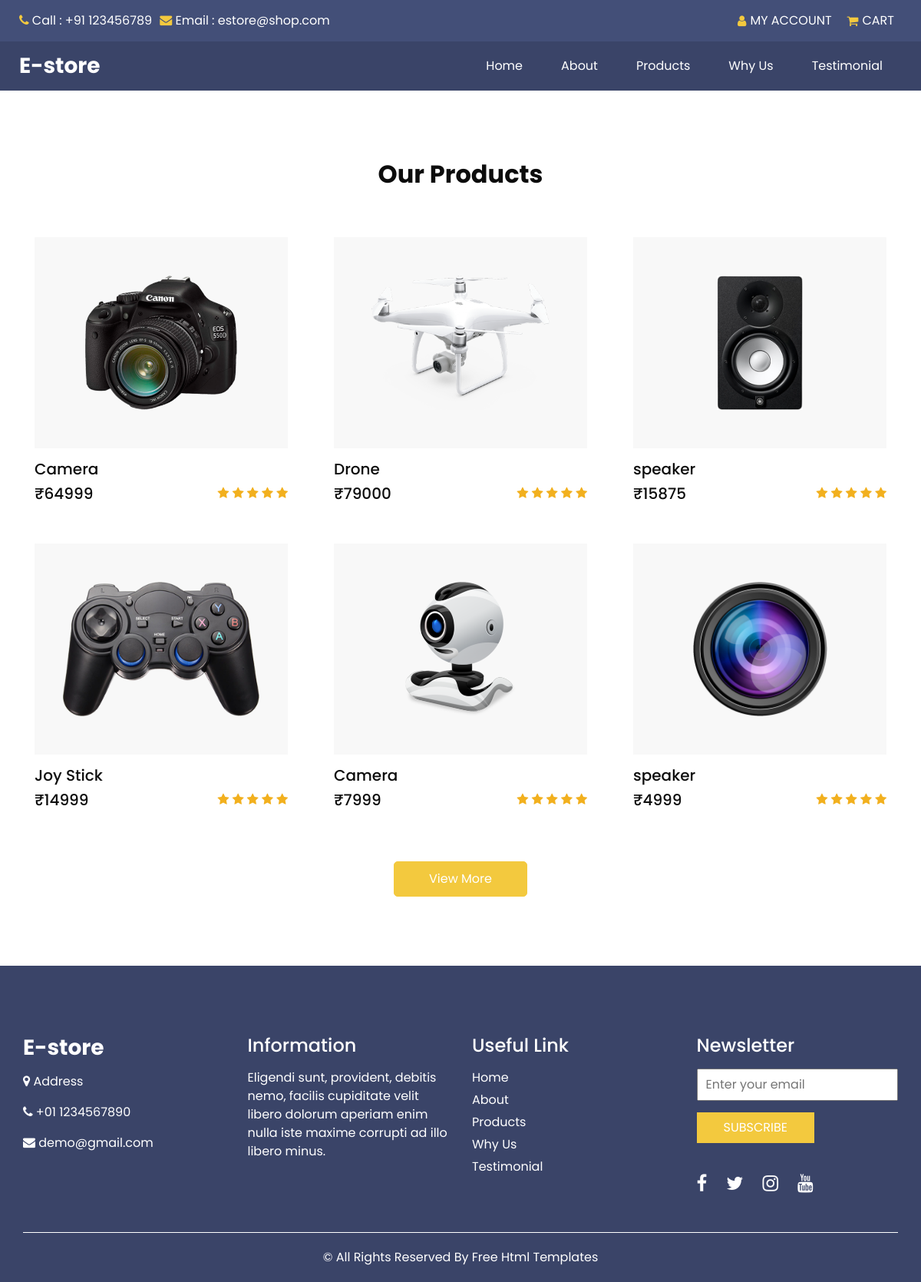
/product, run on the app's committed database.
### store/models.py (models this page shows)
class Product(models.Model):
    product_name = models.CharField(max_length=300);
    product_rate = models.IntegerField();
    product_image = models.ImageField(upload_to='product');

### store/views.py (the view)
# urls.py: path('product',views.product,name='product'),
def product (request):
    product_details = {
        'details' :Product.objects.all(),
    }
    return render(request,'product.html',product_details)

### store/templates/product.html (shortened to what this page needs)
{% extends "include/base.html" %}
{% load static %}
{% block content %}
  <section class="product_section layout_padding">
    <div class="container">
      <div class="heading_container heading_center">
        <h2>
          Our Products
        </h2>
      </div>
      <div class="row">
        {% for product in details  %}
        <div class="col-sm-6 col-lg-4">
          <div class="box">
            <div class="img-box">
              <img src="{{ product.product_image.url }}" alt="">
            </div>
            <div class="detail-box">
              <h5>
                {{ product.product_name }}
              </h5>
              <div class="product_info">
                <h5>
                  <span>₹</span>{{ product.product_rate }}
                </h5>
                <div class="star_container">
                  <i class="fa fa-star" aria-hidden="true"></i>
                  <i class="fa fa-star" aria-hidden="true"></i>
                  <i class="fa fa-star" aria-hidden="true"></i>
                  <i class="fa fa-star" aria-hidden="true"></i>
                  <i class="fa fa-star" aria-hidden="true"></i>
                </div>
              </div>
            </div>
          </div>
        </div>
        {% endfor %}
      </div>
      <div class="btn_box">
        <a href="" class="view_more-link">
          View More
        </a>
      </div>
    </div>
  </section>
  {% endblock content %}

### store/templates/include/base.html (shortened to what this page needs)
{% load static %}
<!DOCTYPE html>
<html>
<head>
<link rel="stylesheet" href="https://maxcdn.bootstrapcdn.com/bootstrap/4.5.2/css/bootstrap.min.css">
  <link href="//maxcdn.bootstrapcdn.com/font-awesome/4.7.0/css/font-awesome.min.css" rel="stylesheet">
  <link rel="stylesheet" type="text/css" href="{% static 'css/bootstrap.css' %}" />
  <link href="{% static 'css/style.css' %}" rel="stylesheet" />
  <link href="{% static 'css/responsive.css' %}" rel="stylesheet" />
</head>
<body class="sub_page">
  <header class="header_section">
    <div class="header_top">
      <div class="container-fluid">
        <div class="top_nav_container">
          <div class="contact_nav">
            <a href="">
              <i class="fa fa-phone" aria-hidden="true"></i>
              <span>
                Call : +91 123456789
              </span>
            </a>
            <a href="">
              <i class="fa fa-envelope" aria-hidden="true"></i>
              <span>
                Email : estore@shop.com
              </span>
            </a>
          </div>
          {% if user.is_authenticated %}
          <div class="user_option_box">
            <a href="" class="account-link">
              <i class="fa fa-user" aria-hidden="true"></i>
              <span>
                {{ user.username }}
              </span>
            </a>
            <a href="{% url 'cart' %}" class="cart-link">
              <i class="fa fa-shopping-cart" aria-hidden="true"></i>
              <span>
                Cart
              </span>
            </a>
            <a href="{% url 'logout' %}" class="cart-link">
              <i class="fa fa-shopping-cart" aria-hidden="true"></i>
              <span>
                Logout
              </span>
            </a>
          </div>
          {% else %}
          <div class="user_option_box">
            <a href="{% url 'signup' %}" class="account-link">
              <i class="fa fa-user" aria-hidden="true"></i>
              <span>
                My Account
              </span>
            </a>
            <a href="{% url 'login' %}" class="cart-link">
              <i class="fa fa-shopping-cart" aria-hidden="true"></i>
              <span>
                Cart
              </span>
            </a>
          </div>
          {% endif %}
        </div>
      </div>
    </div>
    <div class="header_bottom">
      <div class="container-fluid">
        <nav class="navbar navbar-expand-lg custom_nav-container ">
          <a class="navbar-brand" href="index.html">
            <span>
              E-store
            </span>
          </a>
          <div class="collapse navbar-collapse" id="navbarSupportedContent">
            <ul class="navbar-nav ">
              <li class="nav-item">
                <a class="nav-link" href="{% url 'index' %}">Home <span class="sr-only">(current)</span></a>
              </li>
              <li class="nav-item">
                <a class="nav-link" href="{% url 'about' %}"> About</a>
              </li>
              <li class="nav-item">
                <a class="nav-link" href="{% url 'product' %}">Products</a>
              </li>
              <li class="nav-item">
                <a class="nav-link" href="{% url 'why' %}">Why Us</a>
              </li>
              <li class="nav-item">
                <a class="nav-link" href="{% url 'testimonial' %}">Testimonial</a>
              </li>
            </ul>
          </div>
        </nav>
      </div>
    </div>
  </header>
    {% block content %}
    {% endblock content %}
    <section class="info_section ">
      <div class="container">
        <div class="row">
          <div class="col-md-3">
            <div class="info_contact">
              <h5>
                <a href="" class="navbar-brand">
                  <span>
                    E-store
                  </span>
                </a>
              </h5>
              <p>
                <i class="fa fa-map-marker" aria-hidden="true"></i>
                Address
              </p>
              <p>
                <i class="fa fa-phone" aria-hidden="true"></i>
                +01 1234567890
              </p>
              <p>
                <i class="fa fa-envelope" aria-hidden="true"></i>
                demo@gmail.com
              </p>
            </div>
          </div>
          <div class="col-md-3">
            <div class="info_info">
              <h5>
                Information
              </h5>
              <p>
                Eligendi sunt, provident, debitis nemo, facilis cupiditate velit libero dolorum aperiam enim nulla iste maxime corrupti ad illo libero minus.
              </p>
            </div>
          </div>
          <div class="col-md-3">
            <div class="info_links">
              <h5>
                Useful Link
              </h5>
              <ul>
                <li>
                  <a href="{% url 'index' %}">
                    Home
                  </a>
                </li>
                <li>
                  <a href="{% url 'about' %}">
                    About
                  </a>
                </li>
                <li>
                  <a href="{% url 'product' %}">
                    Products
                  </a>
                </li>
                <li>
                  <a href="{% url 'why' %}">
                    Why Us
                  </a>
                </li>
                <li>
                  <a href="{% url 'testimonial' %}">
                    Testimonial
                  </a>
                </li>
              </ul>
            </div>
          </div>
          <div class="col-md-3">
            <div class="info_form ">
              <h5>
                Newsletter
              </h5>
              <form action="">
                <input type="email" placeholder="Enter your email" name="input">
                <button name="btn">
                  Subscribe
                </button>
              </form>
              <div class="social_box">
                <a href="">
                  <i class="fa fa-facebook" aria-hidden="true"></i>
                </a>
                <a href="">
                  <i class="fa fa-twitter" aria-hidden="true"></i>
                </a>
                <a href="">
                  <i class="fa fa-instagram" aria-hidden="true"></i>
                </a>
                <a href="">
                  <i class="fa fa-youtube" aria-hidden="true"></i>
                </a>
              </div>
            </div>
          </div>
        </div>
      </div>
    </section>
    <footer class="footer_section">
      <div class="container">
        <p>
          &copy;  All Rights Reserved By
          <a href="https://html.design/">Free Html Templates</a>
        </p>
      </div>
    </footer>
</body>
</html>

### static/css/responsive.css (style rules this page uses)
@media (min-width: 1200px) { .container { max-width: 1170px; } }

### data on the page
Product: product_image (picture), product_name "Camera", product_rate "64999"
Product: product_image (picture), product_name "Drone", product_rate "79000"
Product: product_image (picture), product_name "speaker", product_rate "15875"
Product: product_image (picture), product_name "Joy Stick", product_rate "14999"
Product: product_image (picture), product_name "Camera", product_rate "7999"
Product: product_image (picture), product_name "speaker", product_rate "4999"
